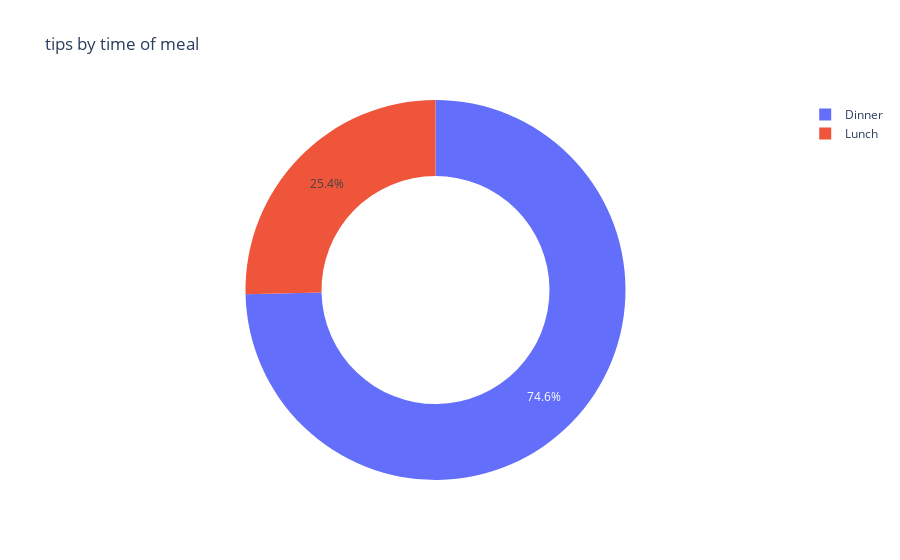

The notebook cell saved with this chart:
### Code cell
#Finding out the time of the mean when the tips was maximum
fig = px.pie(data_frame = df, names='time', values='tip', hole=0.6, title='tips by time of meal')
fig.show()

### Figure 1 — Plotly figure (JSON) as saved in the notebook; plotly's stock layout.template omitted (floating-point values rounded to 4 significant figures; data arrays with more than 128 entries replaced by an {"elided": "..."} marker saying what was removed)
{"data": [{"domain": {"x": [0, 1], "y": [0, 1]}, "hole": 0.6, "hovertemplate": "time=%{label}<br>tip=%{value}<extra></extra>", "labels": {"elided": "244 str values"}, "legendgroup": "", "name": "", "showlegend": true, "type": "pie", "values": {"elided": "244 float values"}}], "layout": {"legend": {"tracegroupgap": 0}, "title": {"text": "tips by time of meal"}}}
